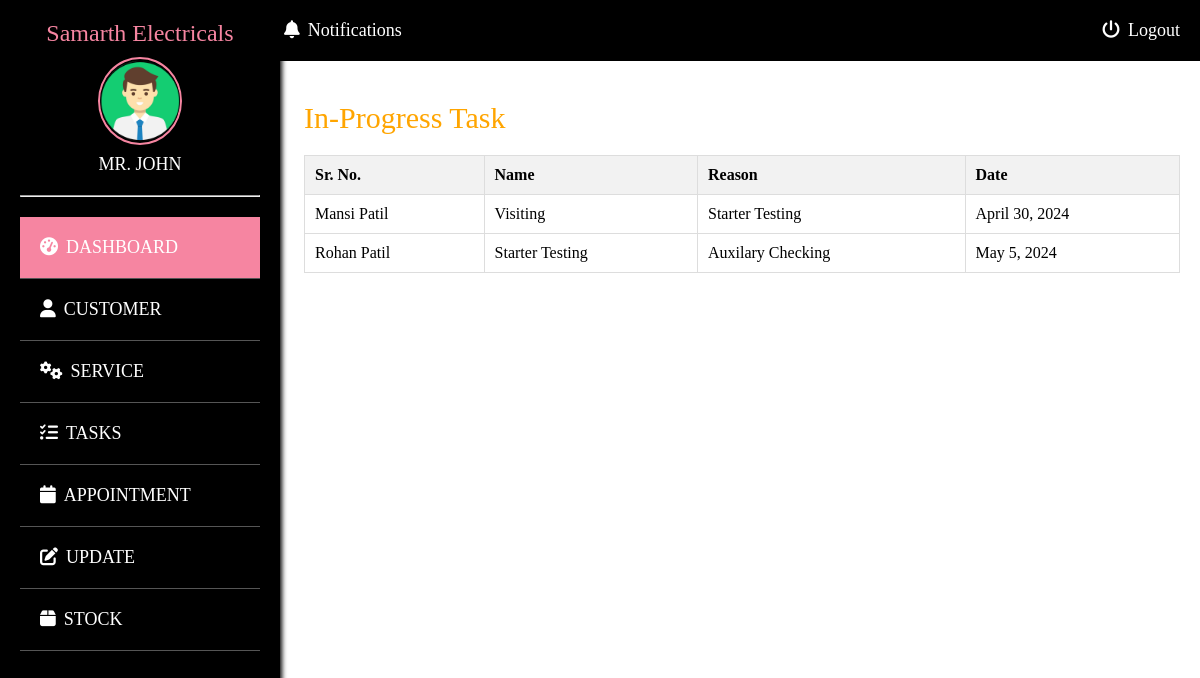
/owner/inprogress_task/, run on the app's committed database.
### app/models.py (models this page shows)
class Appointment(models.Model):
    appointment_id = models.AutoField(primary_key=True)
    name = models.CharField(max_length=20, default='')
    reason = models.CharField(max_length=100, default='')
    reason_type = models.CharField(max_length=50, default='')
    date = models.DateField(max_length=20, default='')
    time = models.TimeField(max_length=10, default='')
    status = models.CharField(max_length=20, default='')
    task_status = models.CharField(max_length=20, default='')
    appointment_date = models.DateField(auto_now_add=True)
    pay = models.DecimalField(max_digits=10, decimal_places=2, default=0.00)

### app/owner.py (the view)
# urls.py: path('owner/inprogress_task/', owner.inprogress_task, name='inprogress_task'),
def inprogress_task(request):
    all = Appointment.objects.filter(task_status="Inprogress")
    return render(request, 'owner/inprogress_task.html', {"filter_done": all})

### templates/owner/inprogress_task.html (shortened to what this page needs)
<!DOCTYPE html>
<html lang="en">
<head>
    {% load static %}
    {% include 'owner/head.html' %}
    <link rel="stylesheet" href="https://cdnjs.cloudflare.com/ajax/libs/font-awesome/5.15.3/css/all.min.css"/>
    <link rel="stylesheet" href="https://cdnjs.cloudflare.com/ajax/libs/font-awesome/6.5.1/css/all.min.css">
</head>
<body>
    <div class="banner">
    <div id="Panel1">
        <h1>In-Progress Task</h1>
        <div class="inProgress_task">
            <table id="customer_table_inProgress_task">
                <tr>
                    <th id="th1">Sr. No.</th>
                    <th id="th1">Name</th>
                    <th id="th1">Reason</th>
                    <th id="th1">Date</th>
                </tr>
                {% for i in filter_done %}
                <tr>
                    <td id="td1">{{ i.name }}</td>
                    <td id="td1">{{ i.reason }}</td>
                    <td id="td1">{{ i.reason_type }}</td>
                    <td id="td1">{{ i.date }}</td>
                </tr>
                {% endfor %}
            </table>
        </div>
    </div>
    </div>
</body>
</html>

### templates/owner/head.html (style rules this page uses)
* { margin: 0; padding: 0; }

### templates/owner/inprogress_task.html (style rules this page uses)
.banner { margin-left: 250px; text-align: center; height: 100vh; margin-left: 22%; }
#pannel,#Panel1,#Panel2 { margin-top: 20px; margin-left: 20px; padding: 20px; }
h1 { font-size: 30px; font-weight:20; margin-bottom: 20px; color: orange; text-align:left; }
#customer_table_inProgress_task { width: 100%; border-collapse: collapse; }
#customer_table_inProgress_task th, #customer_table_inProgress_task td { padding: 10px; border: 1px solid #ddd; }
#customer_table_inProgress_task th { background-color: #f2f2f2; }
#th1 { font-weight: bold; text-align: left; }
#td1 { text-align: left; }

### data on the page
Appointment: name "Mansi Patil", reason "Visiting", reason_type "Starter Testing", date "April 30, 2024"
Appointment: name "Rohan Patil", reason "Starter Testing", reason_type "Auxilary Checking", date "May 5, 2024"
